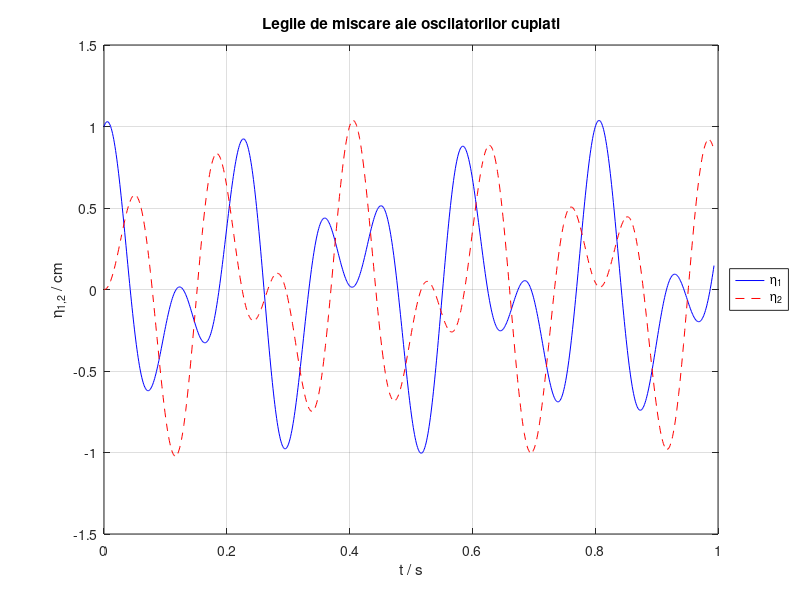

Write MATLAB code to recreate this figure.
% Problema oscilatiilor cu mai multe grade de libertate

% sau Problema oscilatorului compus

% Asociat cu cursurile 6, 7 si seminarul 3

% 16.11.22

% --------------------------

clc; clear all; close all

%-------------------------------------------------------------

m1=1; m2=1; % masele celor doua corpuri [kg]

ka=1000; kb=1000; kc=1000; % constantele elastice ale resorturilor [N/m]

% ----------------------------------------

% Stabilirea intervalului de timp pentru studiul miscarii

ti=0;

% Calculam timpi caracteristici ai sistemului folosind formula perioadei oscilatorului elastic armonic (C3):

Ta1=2*pi*sqrt(m1/ka); % perioada proprie a corpului 1 legat de resortul a

Tb1=2*pi*sqrt(m1/kb); % perioada proprie a corpului 1 legat de resortul b

Tb2=2*pi*sqrt(m2/kb); % perioada proprie a corpului 2 legat de resortul b

Tc2=2*pi*sqrt(m2/kc); % perioada proprie a corpului 2 legat de resortul c

Tmax=max([Ta1 Tb1 Tb2 Tc2]); % cea mai mare dintre perioadele proprii

N1=5;tf=N1*Tmax;

N2=200;dt=Tmax/N2;

t=ti:dt:tf; % vectorul momentelor de timp

N=length(t);

% ---------------------------

% Conditiile initiale (pozitii si viteze la momentul ti):

%etai1=0.01; etai2=0.01; % deplasari initiale [m]  

%etai1=0.01; etai2=-0.01; % deplasari initiale [m]

etai1=0.01; etai2=0; % deplasari initiale [m]

%vi1=0.1; vi2=0.1; % viteze initiale [m/s]

%vi1=0.1; vi2=-0.1; % viteze initiale [m/s]

vi1=0.1; vi2=0; % viteze initiale [m/s]

% -----------------------------------------

eta1=zeros(1,N); eta2=zeros(1,N); % prealocare pentru ciclu eficient

eta1(1)=etai1; eta2(1)=etai2; % valorile de la pozitia "1" in vectorii eta1 si eta2

% Calculul pozitiilor la momentul t=ti+dt: aproximari bazate pe o miscare uniforma in primul interval dt:

eta1(2)=etai1+vi1*dt; eta2(2)=etai2+vi2*dt; % valorile de la pozitia "2" in vectorii eta1 si eta2

for j=2:N-1 % j=variabila contor 

    %Relatiile de recurenta cuplate, de ordinul II (vezi C6 la sfarsit)

    eta1(j+1)=2*eta1(j)-eta1(j-1)-dt^2/m1*(ka*eta1(j)+kb*(eta1(j)-eta2(j)));

    eta2(j+1)=2*eta2(j)-eta2(j-1)-dt^2/m2*(kc*eta2(j)+kb*(eta2(j)-eta1(j)));

end

plot(t,100*eta1,'b',t,100*eta2,'--r') % eta1 si eta2 in cm

xlabel('t / s'); ylabel('\eta_{1,2} / cm')

grid

legend('\eta_1','\eta_2','location','EastOutside')

title('Legile de miscare ale oscilatorilor cuplati')